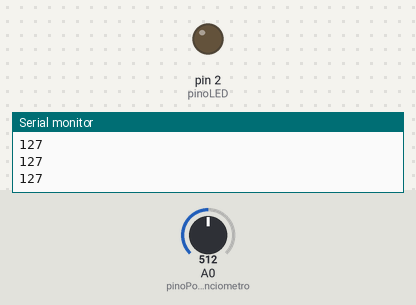
This sketch was run on a simulated Arduino Uno, built with avr-gcc and run on an emulated ATmega328P. On the bench: output pins drawn as LEDs (lit = HIGH), the last lines printed to the serial monitor. Inputs (shaded band) come from the test bench; at power-on: A0 (pinoPotenciometro) = 512.

Above: at 1.2 s.
1.3 s: A0 (pinoPotenciometro) set to 525
At 2.3 s:
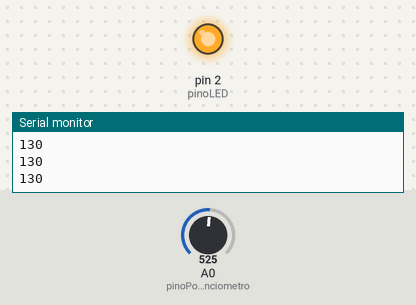
2.8 s: A0 (pinoPotenciometro) set to 511
At 3.5 s:
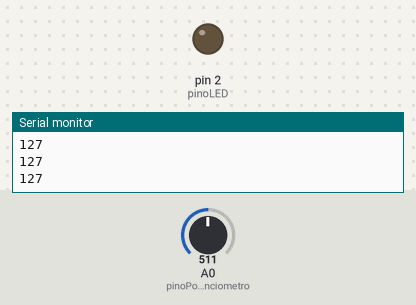
4.3 s: A0 (pinoPotenciometro) set to 716
At 4.7 s:
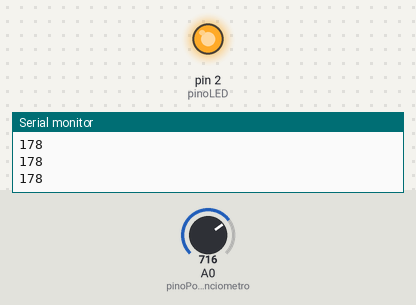
Timing chart, 0 to 7.3 s (numbered marks = the images above; inputs shaded):
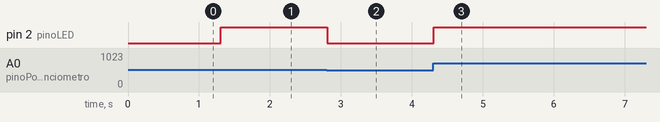

The sketch:

16_A.ino
```cpp
//16º Projeto(a): Potenciômetro
//Gabriel Sassati da Costa

/* Define o pino analógico A0 como a entrada onde o potenciômetro está conectado. Esse pino será usado
para ler o valor de tensão que o potenciômetro gera. */
int pinoPotenciometro = A0;

/* Define o pino digital 2 como a saída onde o LED está conectado. Esse pino será usado para controlar o
brilho do LED por PWM. */
int pinoLED = 2;

/* Cria uma variável chamada 'luminosidade' que armazenará o valor de brilho do LED, calculado com
base na leitura do potenciômetro. */
int luminosidade;

void setup() {
/* Configura o pino do LED (pino 2) como uma saída. Isso permite enviar sinais PWM para controlar o
brilho. */
pinMode(pinoLED, OUTPUT);
Serial.begin(9600);
}

void loop() {
/* Lê o valor do potenciômetro conectado ao pino A0. A função analogRead() retorna valores de 0 a 1023,
representando tensões de 0V a 5V. */
luminosidade = analogRead(pinoPotenciometro);

  /* Usa a função map() para converter o valor lido (0 a 1023) para o intervalo de 0 a 255, que é o intervalo
aceito pela função analogWrite(). Esse mapeamento é necessário porque PWM funciona com 8 bits (0–
255), enquanto a leitura analógica é de 10 bits (0–1023).
A função map(valor, valorMinEntrada, valorMaxEntrada, valorMinSaída, valorMaxSaída) transforma um
valor de uma faixa para outra proporcionalmente. */
luminosidade = map(luminosidade, 0, 1023, 0, 255);

  /* Envia o valor de brilho calculado (0 a 255) para o pino do LED. Isso faz com que o LED acenda com
brilho proporcional à posição do potenciômetro. */
analogWrite(pinoLED, luminosidade);

  /* Envia o valor da luminosidade para o Monitor Serial. Isso permite acompanhar no computador como o
valor varia quando você gira o potenciômetro. */
Serial.println(luminosidade);

  /* Pequena pausa de 10 milissegundos antes de repetir o processo. Isso ajuda a reduzir a quantidade de
dados no monitor serial e evita leituras muito rápidas. */
delay(10);
}
```

Measured:
- the behaviour switches between 513 and 514 on A0 (pinoPotenciometro) (found by bisection; images 0 and 1)
- after the input at 1.3 s, pin 2 (pinoLED): LOW → HIGH at once
- after the input at 2.8 s, pin 2 (pinoLED): HIGH → LOW at once
- after the input at 4.3 s, pin 2 (pinoLED): LOW → HIGH at once
